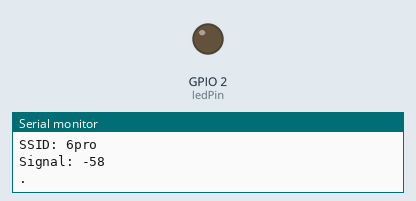
This sketch was run on a simulated ESP8266 (NodeMCU). On the bench: output pins drawn as LEDs (lit = HIGH), the last lines printed to the serial monitor. WiFi joins after 1.5 s; servers stay silent unless stated.

Above: at 2.1 s.
At 7.0 s:
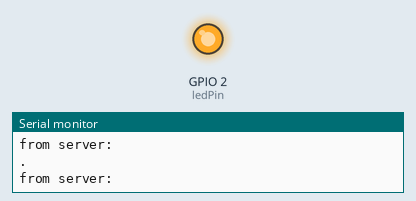
Timing chart, 0 to 8.9 s (numbered marks = the images above):
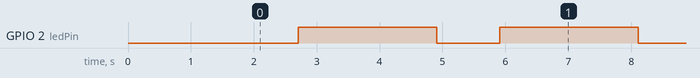

The sketch:

NodeMCU_Clint.ino
```cpp
/*  Connects to the home WiFi network
 *  Asks some network parameters
 *  Sends and receives message from the server in every 2 seconds
 *  Communicates: wifi_server_01.ino
 */
#include <SPI.h>
#include <ESP8266WiFi.h>

#define ledPin LED_BUILTIN
const char *ssid="6pro";           // SSID of your home WiFi
const char *pass="pk1234567";            // password of your home WiFi

unsigned long askTimer = 0;

IPAddress server(192, 168, 43, 83);       // the fix IP address of the server
WiFiClient client;

void setup() {
  Serial.begin(115200);               // only for debug
  WiFi.begin(ssid, pass);             // connects to the WiFi router
  while (WiFi.status() != WL_CONNECTED) {
    Serial.print(".");
    delay(500);
  }
  Serial.println("Connected to wifi");
  Serial.print("Status: "); Serial.println(WiFi.status());    // Network parameters
  Serial.print("IP: ");     Serial.println(WiFi.localIP());
  Serial.print("Subnet: "); Serial.println(WiFi.subnetMask());
  Serial.print("Gateway: "); Serial.println(WiFi.gatewayIP());
  Serial.print("SSID: "); Serial.println(WiFi.SSID());
  Serial.print("Signal: "); Serial.println(WiFi.RSSI());
  pinMode(ledPin, OUTPUT);
}

void loop () {
  client.connect(server, 80);   // Connection to the server
  digitalWrite(ledPin, LOW);    // to show the communication only (inverted logic)
  Serial.println(".");
  client.println("Hello server! Are you sleeping?\r");  // sends the message to the server
  String answer = client.readStringUntil('\r');   // receives the answer from the sever
  Serial.println("from server: " + answer);
  client.flush();
  digitalWrite(ledPin, HIGH);
  delay(2000);                  // client will trigger the communication after two seconds
}
```

Measured:
- by itself, GPIO 2 (ledPin): alternates HIGH for 2.2 s and LOW for 1.0 s
